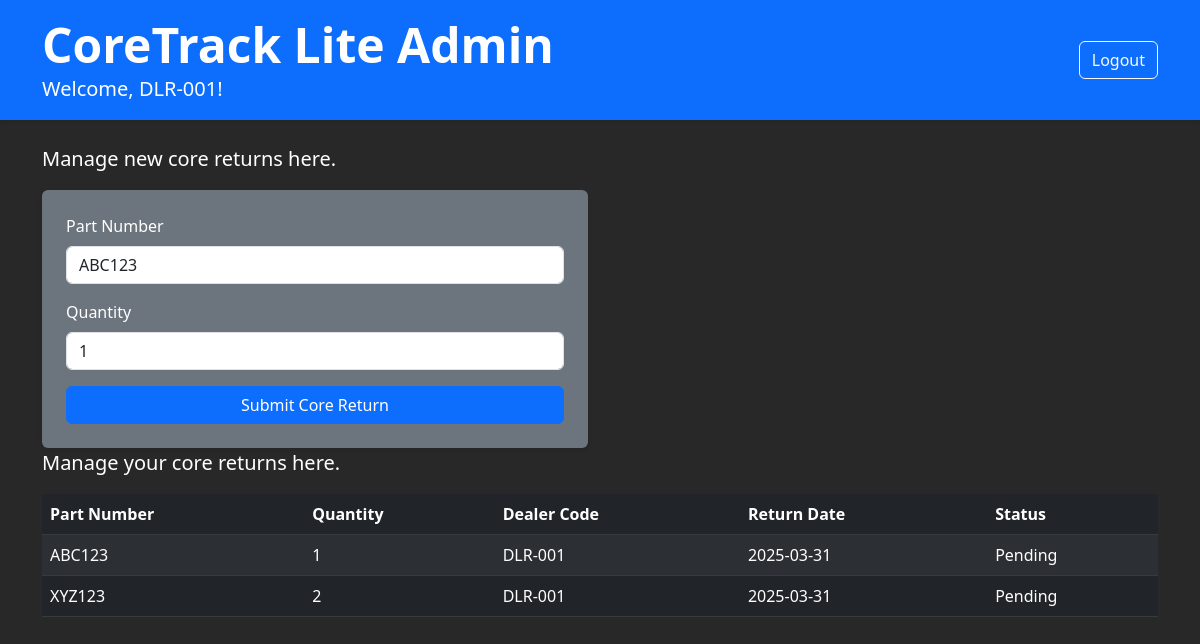
Screenshot of /includes/coretrack-admin.php (signed in) with the database file from the repository.
### tables this page shows
CREATE TABLE `core_returns` (
  `id` int(11) NOT NULL,
  `part_number` varchar(50) NOT NULL,
  `quantity` int(11) NOT NULL,
  `dealer_code` varchar(20) NOT NULL,
  `return_date` datetime DEFAULT current_timestamp(),
  `status` enum('Pending','Processed') DEFAULT 'Pending'
);

### includes/coretrack-admin.php (the view, shortened to what this page needs)
<?php
try {
    require_once "../includes/dbh.inc.php";
    $query = "SELECT part_number, quantity, dealer_code, return_date, status FROM core_returns WHERE dealer_code = :dealer_code";
    $stmt = $pdo->prepare($query);
    $stmt->bindParam(":dealer_code", $_SESSION["dealer_code"]);
    $stmt->execute();
    $returns = $stmt->fetchAll(PDO::FETCH_ASSOC);
} catch (Exception $e) {
    error_log("Error fetching core returns: " . $e->getMessage(), 3, "../logs/error.log");
    $returns = [];
}
?>
<!DOCTYPE html>
<html lang="en">
<head>
    <link rel="stylesheet" href="https://cdn.jsdelivr.net/npm/bootstrap@5.3.0/dist/css/bootstrap.min.css">
    <link rel="stylesheet" href="../style.css">
</head>
<body>
    <header class="bg-primary py-3 shadow-sm d-flex flex-row">
        <div class="container d-flex justify-content-between align-items-center">
            <div class="flex-grow-1">
                <h1 class="display-5 fw-bold mb-0">CoreTrack Lite Admin</h1>
                <p class="lead mb-0">Welcome, <?php echo htmlspecialchars($_SESSION["dealer_code"]); ?>!</p>
            </div>
            <div class="flex-shrink-0">
                <a href="logout.inc.php" class="btn btn-outline-light">Logout</a>
            </div>
        </div>
    </header>
    <main class="container py-4">
        <div class="row">
            <div class="col-12">
                <p class="fs-5">Manage new core returns here.</p>
            </div>
            <div class="col-12 col-md-6">
                <form action="submit-return.inc.php" method="POST" class="bg-secondary p-4 rounded shadow-sm">
                    <div class="mb-3">
                        <label for="partNumber" class="form-label">Part Number</label>
                        <input type="text" class="form-control" id="partNumber" name="part_number" value="ABC123"
                            placeholder="e.g., ABC123" required>
                    </div>
                    <div class="mb-3">
                        <label for="quantity" class="form-label">Quantity</label>
                        <input type="number" class="form-control" id="quantity" name="quantity" min="1" value="1"
                            placeholder="e.g., 5" required>
                    </div>
                    <button type="submit" class="btn btn-primary w-100">Submit Core Return</button>
                </form>
            </div>
        </div>
        <div class="row">
            <div class="col-12">
                <p class="fs-5">Manage your core returns here.</p>
                <div class="table-responsive">
                    <table class="table table-dark table-striped table-hover">
                        <thead>
                            <tr>
                                <th scope="col">Part Number</th>
                                <th scope="col">Quantity</th>
                                <th scope="col">Dealer Code</th>
                                <th scope="col">Return Date</th>
                                <th scope="col">Status</th>
                            </tr>
                        </thead>
                        <tbody>
                            <?php
                            foreach ($returns as $return) {
                                ?>
                                <tr>
                                    <td><?php echo htmlspecialchars($return["part_number"]); ?></td>
                                    <td><?php echo htmlspecialchars($return["quantity"]); ?></td>
                                    <td><?php echo htmlspecialchars($return["dealer_code"]); ?></td>
                                    <td><?php echo htmlspecialchars(date("Y-m-d", strtotime($return["return_date"]))); ?>
                                    </td>
                                    <td><?php echo htmlspecialchars($return["status"]); ?></td>
                                </tr>
                                <?php
                            }
                            ?>
                        </tbody>
                    </table>
                </div>
            </div>
        </div>
    </main>
</body>
</html>

### style.css (style rules this page uses)
* { padding: 0; margin: 0; }
html, body { width: 100%; height: 100%; }
body { background-color: rgb(40, 40, 40); color: white; }

### rows the page displays
core_returns: part_number "ABC123", quantity "1", dealer_code "DLR-001", return_date "2025-03-31", status "Pending"
core_returns: part_number "XYZ123", quantity "2", dealer_code "DLR-001", return_date "2025-03-31", status "Pending"

### other values shown
$_SESSION["dealer_code"] "DLR-001"
